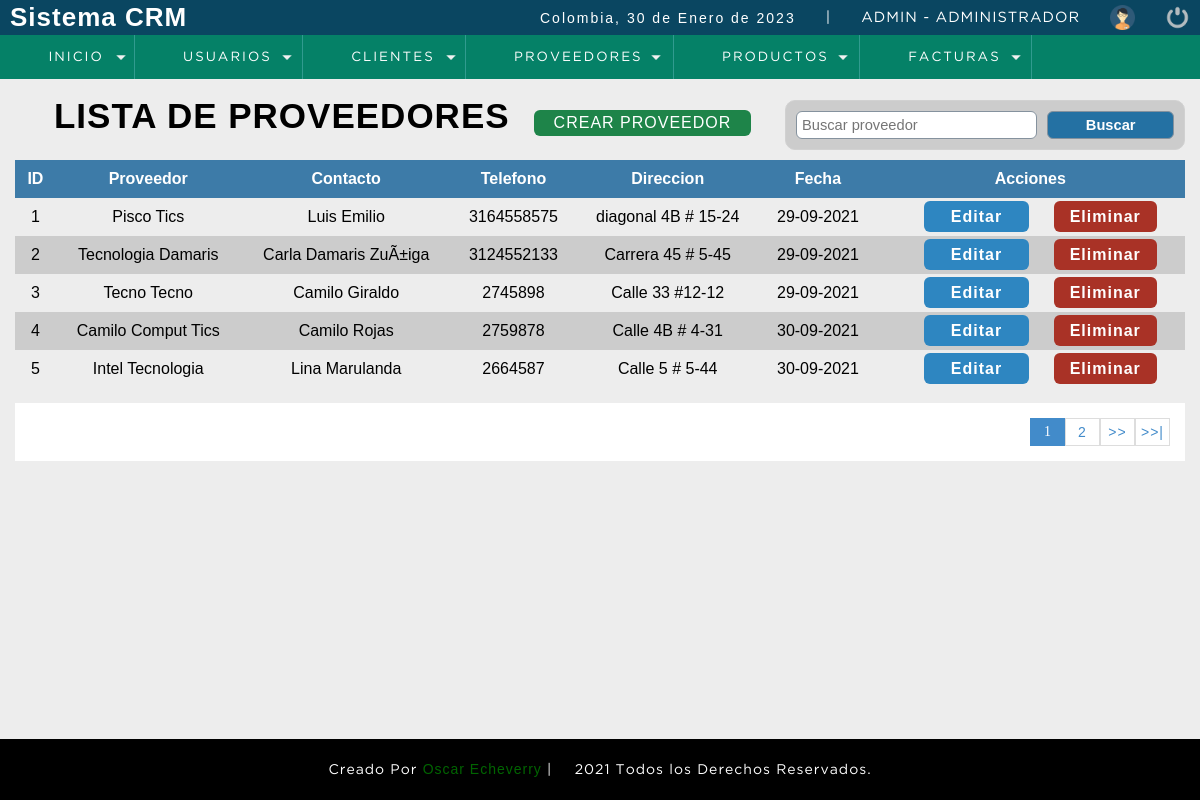
The app's page /sistema/lista_provedor.php (signed in) with its own data.
### tables this page shows
CREATE TABLE IF NOT EXISTS `proveedor` (
  `codproveedor` int(11) NOT NULL AUTO_INCREMENT,
  `proveedor` varchar(100) DEFAULT NULL,
  `contacto` varchar(100) DEFAULT NULL,
  `telefono` bigint(11) DEFAULT NULL,
  `direccion` text,
  `date_add` datetime NOT NULL DEFAULT CURRENT_TIMESTAMP,
  `usuario_id` int(11) NOT NULL,
  `estatus` int(11) NOT NULL DEFAULT '1',
  PRIMARY KEY (`codproveedor`),
  KEY `usuario_id` (`usuario_id`)
);

### sistema/lista_provedor.php (the view, shortened to what this page needs)
<?php
    include "../conexion.php";
?>
<!DOCTYPE html>
<html lang="en">
<head>
	<?php include"include/script.php"; ?>
	<?php include"include/header.php"; ?>
</head>
<body>
	<section id="container">
		<h1> <i class="fas fa-users"></i> LISTA DE PROVEEDORES</h1>
		<a href="registro_provedor.php" class="btn_new"> CREAR PROVEEDOR</a>
		<form action="buscar_provedor.php" method="get" class="form_search">
		    <input type="text" name="busqueda" id="busqueda" placeholder="Buscar proveedor">
		    <input type="submit" value="Buscar" class="btn_search">
		</form>
        <table>
            <tr>
              <th>ID</th>
              <th>Proveedor</th>
              <th>Contacto</th>
              <th>Telefono</th>
              <th>Direccion</th>
              <th>Fecha</th>
              <th>Acciones</th>
            </tr>
        <?php
            $sql_registe = mysqli_query($conexion,"SELECT COUNT(*) as total_registro FROM proveedor WHERE estatus = 1");
            $result_register = mysqli_fetch_array($sql_registe);
            $total_registro = $result_register['total_registro'];
            $por_pagina = 5;
            if(empty($_GET['pagina'])){
                $pagina = 1;
            }else{
                $pagina = $_GET['pagina'];
            }
            $desde = ($pagina-1) * $por_pagina;
            $total_paginas = ceil($total_registro / $por_pagina);
            $query = mysqli_query($conexion, "SELECT * FROM proveedor WHERE estatus = 1 ORDER BY codproveedor ASC LIMIT $desde, $por_pagina");
            $result = mysqli_num_rows($query);
            if($result > 0){
                while($data = mysqli_fetch_array($query)){
                $formato = 'Y-m-d H:i:s';
                $fecha = DateTime::createFromFormat($formato, $data["date_add"])
        ?>
            <tr>
                <td><?php echo $data["codproveedor"]; ?></td>
                <td><?php echo $data["proveedor"]; ?></td>
                <td><?php echo $data["contacto"]; ?></td>
                <td><?php echo $data["telefono"]; ?></td>
                <td><?php echo $data["direccion"]; ?></td>
                <td><?php echo $fecha->format('d-m-Y'); ?></td>
                <td>
                    <a class="link_edit" href="editar_provedor.php?id=<?php echo $data["codproveedor"] ?>">Editar</a>
                    <a class="link_delete" href="eliminar_provedor.php?id=<?php echo $data["codproveedor"] ?>">Eliminar</a>
                </td>
            </tr>
        <?php
                }
            }
        ?>
        </table>
         <div class="paginador">
             <ul>
                 <?php
                    for($i=1; $i <= $total_paginas; $i++){
                        if($i == $pagina){
                            echo '<li class="selecte">'.$i.'</li>';
                        }else{
                            echo '<li><a href="?pagina='.$i.'">'.$i.'</a></li>';
                        }
                    }
                    if($pagina != $total_paginas){
                 ?>
                 <li><a href="?pagina=<?php echo $pagina+1; ?>">>></a></li>
                 <li><a href="?pagina=<?php echo $total_paginas; ?>">>>|</a></li>
                 <?php } ?>
             </ul>
         </div>
	</section>
	<?php include"include/footer.php"; ?>
</body>
</html>

### sistema/css/style.css (style rules this page uses)
* { margin: 0; padding: 0; box-sizing: border-box; }
body { background: #ededed; margin: 0; margin-bottom: 40px; }
h1, h2, h3, h4, h5, h6 { font-family: 'arial'; font-weight: bold; letter-spacing: 1px; }
h1 { font-size: 26px; }
a { text-decoration: none; font-family: arial; letter-spacing: 1px; }
#container { padding: 90px 15px 15px; margin-bottom: 200px; }
form { background: white; margin: auto; padding: 20px 50px; border: 1px solid #d1d1d1; }
input, select { display: block; width: 100%; font-size: 11pt; padding: 5px; border: 1px solid #85929e; border-radius: 6px; }
#container h1 { font-size: 35px; display: inline-block; }
.btn_new { display: inline-block; background: #1E8449; color: white; padding: 4px 20px; border-radius: 6px; margin: 20px; cursor: pointer; -webkit-transition-duration: 0.4s; transition-duration: 0.4s; }
table { border-collapse: collapse; font-size: 12pt; font-family: 'Arial'; width: 100%; }
table th { text-align: center; padding: 10px; background: #3d7ba8; color: white; }
table tr:nth-child(odd) { background: #ccc; }
table td { padding: 10px; text-align: center; }
.link_edit { color: white; background-color: #2E86C1; padding: 7px 27px; text-align: center; text-decoration: none; font-size: 16px; border-radius: 6px; margin-left: 20px; font-weight: 600; -webkit-transition-duration: 0.4s; transition-duration: 0.4s; }
.link_delete { color: white; background-color: #A93226; padding: 7px 16px; text-align: center; text-decoration: none; font-size: 16px; border-radius: 6px; margin-left: 20px; font-weight: 600; -webkit-transition-duration: 0.4s; transition-duration: 0.4s; }
.paginador ul { padding: 15px; list-style: none; background: white; margin-top: 15px; display: -webkit-flex; display: -moz-flex; display: -ms-flex; display: -o-flex; display: flex; justify-content: flex-end; }
.paginador a, .selecte { color: #428bca; border: 1px solid #ddd; padding: 5px; display: inline-block; font-size: 14px; text-align: center; width: 35px; }
.selecte { color:white; background: #428bca; border: 1px solid #428bca; }
.form_search { display: -webkit-flex; display: -moz-flex; display: -ms-flex; display: -o-flex; display: flex; margin: 10px auto; display: flex; width: 400px; float: right; background: #ccc; padding: 10px; border-radius: 10px; }
.btn_search { background: #2471A3; color: white; border: 0 20px; cursor: pointer; font-weight: 600; -webkit-transition-duration: 0.4s; transition-duration: 0.4s; text-decoration: none; width: 50%; margin-left: 10px; padding: 0 10px; }
html { min-height: 100%; position: relative; }

### records on screen
proveedor: codproveedor "1", proveedor "Pisco Tics", contacto "Luis Emilio", telefono "3164558575", direccion "diagonal 4B # 15-24", date_add "29-09-2021"
proveedor: codproveedor "2", proveedor "Tecnologia Damaris", contacto "Carla Damaris ZuÃ±iga", telefono "3124552133", direccion "Carrera 45 # 5-45", date_add "29-09-2021"
proveedor: codproveedor "3", proveedor "Tecno Tecno", contacto "Camilo Giraldo", telefono "2745898", direccion "Calle 33 #12-12", date_add "29-09-2021"
proveedor: codproveedor "4", proveedor "Camilo Comput Tics", contacto "Camilo Rojas", telefono "2759878", direccion "Calle 4B # 4-31", date_add "30-09-2021"
proveedor: codproveedor "5", proveedor "Intel Tecnologia", contacto "Lina Marulanda", telefono "2664587", direccion "Calle 5 # 5-44", date_add "30-09-2021"

### other values on screen
fechaC() "30 de Enero de 2023"
$_SESSION['user'] "ADMIN"
$_SESSION['rol_name'] "ADMINISTRADOR"
